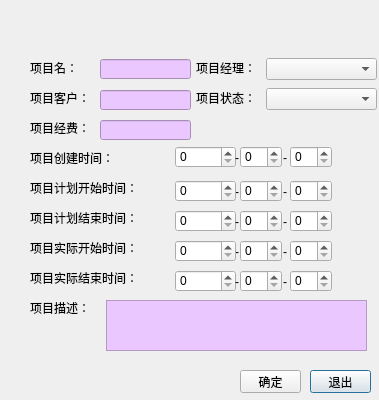
<?xml version="1.0" encoding="UTF-8"?>
<ui version="4.0">
 <class>AddProject</class>
 <widget class="QDialog" name="AddProject">
  <property name="geometry">
   <rect>
    <x>0</x>
    <y>0</y>
    <width>379</width>
    <height>400</height>
   </rect>
  </property>
  <property name="windowTitle">
   <string>Dialog</string>
  </property>
  <property name="styleSheet">
   <string notr="true">QDialog#AddProject{
	background-image:url(img/addproject.jpg);
}
QTextEdit{
	background-color:rgb(235,199,255);
}  
     
QLineEdit{
	background-color:rgb(235,199,255);
}  
</string>
  </property>
  <widget class="QPushButton" name="BtnCancel">
   <property name="geometry">
    <rect>
     <x>310</x>
     <y>370</y>
     <width>61</width>
     <height>23</height>
    </rect>
   </property>
   <property name="text">
    <string>退出</string>
   </property>
  </widget>
  <widget class="QLabel" name="dailyInfo">
   <property name="geometry">
    <rect>
     <x>20</x>
     <y>370</y>
     <width>161</width>
     <height>21</height>
    </rect>
   </property>
   <property name="styleSheet">
    <string notr="true">font: 75 12pt &quot;黑体&quot;;
color:rgb(255, 0, 0);</string>
   </property>
   <property name="text">
    <string/>
   </property>
  </widget>
  <widget class="QPushButton" name="BtnConfirm">
   <property name="geometry">
    <rect>
     <x>240</x>
     <y>370</y>
     <width>61</width>
     <height>23</height>
    </rect>
   </property>
   <property name="text">
    <string>确定</string>
   </property>
  </widget>
  <widget class="QLabel" name="label">
   <property name="geometry">
    <rect>
     <x>30</x>
     <y>60</y>
     <width>71</width>
     <height>16</height>
    </rect>
   </property>
   <property name="styleSheet">
    <string notr="true">font: 75 11pt &quot;黑体&quot;;
color:rgb(0, 0, 0);</string>
   </property>
   <property name="text">
    <string>项目名：</string>
   </property>
  </widget>
  <widget class="QLabel" name="label_2">
   <property name="geometry">
    <rect>
     <x>30</x>
     <y>90</y>
     <width>71</width>
     <height>16</height>
    </rect>
   </property>
   <property name="styleSheet">
    <string notr="true">font: 75 11pt &quot;黑体&quot;;
color:rgb(0, 0, 0);</string>
   </property>
   <property name="text">
    <string>项目客户：</string>
   </property>
  </widget>
  <widget class="QLabel" name="label_3">
   <property name="geometry">
    <rect>
     <x>30</x>
     <y>300</y>
     <width>71</width>
     <height>16</height>
    </rect>
   </property>
   <property name="styleSheet">
    <string notr="true">font: 75 11pt &quot;黑体&quot;;
color:rgb(0, 0, 0);</string>
   </property>
   <property name="text">
    <string>项目描述：</string>
   </property>
  </widget>
  <widget class="QLabel" name="label_4">
   <property name="geometry">
    <rect>
     <x>30</x>
     <y>120</y>
     <width>71</width>
     <height>16</height>
    </rect>
   </property>
   <property name="styleSheet">
    <string notr="true">font: 75 11pt &quot;黑体&quot;;
color:rgb(0, 0, 0);</string>
   </property>
   <property name="text">
    <string>项目经费：</string>
   </property>
  </widget>
  <widget class="QLabel" name="label_5">
   <property name="geometry">
    <rect>
     <x>196</x>
     <y>60</y>
     <width>71</width>
     <height>16</height>
    </rect>
   </property>
   <property name="styleSheet">
    <string notr="true">font: 75 11pt &quot;黑体&quot;;
color:rgb(0, 0, 0);</string>
   </property>
   <property name="text">
    <string>项目经理：</string>
   </property>
  </widget>
  <widget class="QLabel" name="label_6">
   <property name="geometry">
    <rect>
     <x>196</x>
     <y>90</y>
     <width>71</width>
     <height>16</height>
    </rect>
   </property>
   <property name="styleSheet">
    <string notr="true">font: 75 11pt &quot;黑体&quot;;
color:rgb(0, 0, 0);</string>
   </property>
   <property name="text">
    <string>项目状态：</string>
   </property>
  </widget>
  <widget class="QLabel" name="label_7">
   <property name="geometry">
    <rect>
     <x>30</x>
     <y>180</y>
     <width>141</width>
     <height>16</height>
    </rect>
   </property>
   <property name="styleSheet">
    <string notr="true">font: 75 11pt &quot;黑体&quot;;
color:rgb(0, 0, 0);</string>
   </property>
   <property name="text">
    <string>项目计划开始时间：</string>
   </property>
  </widget>
  <widget class="QLabel" name="label_8">
   <property name="geometry">
    <rect>
     <x>30</x>
     <y>210</y>
     <width>141</width>
     <height>16</height>
    </rect>
   </property>
   <property name="styleSheet">
    <string notr="true">font: 75 11pt &quot;黑体&quot;;
color:rgb(0, 0, 0);</string>
   </property>
   <property name="text">
    <string>项目计划结束时间：</string>
   </property>
  </widget>
  <widget class="QLabel" name="label_9">
   <property name="geometry">
    <rect>
     <x>30</x>
     <y>270</y>
     <width>141</width>
     <height>16</height>
    </rect>
   </property>
   <property name="styleSheet">
    <string notr="true">font: 75 11pt &quot;黑体&quot;;
color:rgb(0, 0, 0);</string>
   </property>
   <property name="text">
    <string>项目实际结束时间：</string>
   </property>
  </widget>
  <widget class="QLabel" name="label_10">
   <property name="geometry">
    <rect>
     <x>30</x>
     <y>240</y>
     <width>141</width>
     <height>16</height>
    </rect>
   </property>
   <property name="styleSheet">
    <string notr="true">font: 75 11pt &quot;黑体&quot;;
color:rgb(0, 0, 0);</string>
   </property>
   <property name="text">
    <string>项目实际开始时间：</string>
   </property>
  </widget>
  <widget class="QLabel" name="label_11">
   <property name="geometry">
    <rect>
     <x>30</x>
     <y>150</y>
     <width>141</width>
     <height>16</height>
    </rect>
   </property>
   <property name="styleSheet">
    <string notr="true">font: 75 11pt &quot;黑体&quot;;
color:rgb(0, 0, 0);</string>
   </property>
   <property name="text">
    <string>项目创建时间：</string>
   </property>
  </widget>
  <widget class="QLineEdit" name="proName">
   <property name="geometry">
    <rect>
     <x>100</x>
     <y>59</y>
     <width>91</width>
     <height>20</height>
    </rect>
   </property>
  </widget>
  <widget class="QLineEdit" name="proClient">
   <property name="geometry">
    <rect>
     <x>100</x>
     <y>90</y>
     <width>91</width>
     <height>20</height>
    </rect>
   </property>
  </widget>
  <widget class="QComboBox" name="proManager">
   <property name="geometry">
    <rect>
     <x>266</x>
     <y>58</y>
     <width>111</width>
     <height>22</height>
    </rect>
   </property>
  </widget>
  <widget class="QComboBox" name="proState">
   <property name="geometry">
    <rect>
     <x>266</x>
     <y>88</y>
     <width>111</width>
     <height>22</height>
    </rect>
   </property>
  </widget>
  <widget class="QLineEdit" name="proCost">
   <property name="geometry">
    <rect>
     <x>100</x>
     <y>120</y>
     <width>91</width>
     <height>20</height>
    </rect>
   </property>
  </widget>
  <widget class="QSpinBox" name="createMonth">
   <property name="geometry">
    <rect>
     <x>240</x>
     <y>146</y>
     <width>42</width>
     <height>22</height>
    </rect>
   </property>
  </widget>
  <widget class="QSpinBox" name="createYear">
   <property name="geometry">
    <rect>
     <x>175</x>
     <y>146</y>
     <width>61</width>
     <height>22</height>
    </rect>
   </property>
  </widget>
  <widget class="QSpinBox" name="createDay">
   <property name="geometry">
    <rect>
     <x>290</x>
     <y>146</y>
     <width>42</width>
     <height>22</height>
    </rect>
   </property>
  </widget>
  <widget class="QLabel" name="label_89">
   <property name="geometry">
    <rect>
     <x>235</x>
     <y>150</y>
     <width>16</width>
     <height>16</height>
    </rect>
   </property>
   <property name="text">
    <string>-</string>
   </property>
  </widget>
  <widget class="QLabel" name="label_90">
   <property name="geometry">
    <rect>
     <x>283</x>
     <y>150</y>
     <width>16</width>
     <height>16</height>
    </rect>
   </property>
   <property name="text">
    <string>-</string>
   </property>
  </widget>
  <widget class="QLabel" name="label_91">
   <property name="geometry">
    <rect>
     <x>235</x>
     <y>184</y>
     <width>16</width>
     <height>16</height>
    </rect>
   </property>
   <property name="text">
    <string>-</string>
   </property>
  </widget>
  <widget class="QSpinBox" name="planStartDay">
   <property name="geometry">
    <rect>
     <x>290</x>
     <y>180</y>
     <width>42</width>
     <height>22</height>
    </rect>
   </property>
  </widget>
  <widget class="QSpinBox" name="planStartMonth">
   <property name="geometry">
    <rect>
     <x>240</x>
     <y>180</y>
     <width>42</width>
     <height>22</height>
    </rect>
   </property>
  </widget>
  <widget class="QLabel" name="label_92">
   <property name="geometry">
    <rect>
     <x>283</x>
     <y>184</y>
     <width>16</width>
     <height>16</height>
    </rect>
   </property>
   <property name="text">
    <string>-</string>
   </property>
  </widget>
  <widget class="QSpinBox" name="planStartYear">
   <property name="geometry">
    <rect>
     <x>175</x>
     <y>180</y>
     <width>61</width>
     <height>22</height>
    </rect>
   </property>
  </widget>
  <widget class="QSpinBox" name="planEndYear">
   <property name="geometry">
    <rect>
     <x>175</x>
     <y>210</y>
     <width>61</width>
     <height>22</height>
    </rect>
   </property>
  </widget>
  <widget class="QSpinBox" name="planEndMonth">
   <property name="geometry">
    <rect>
     <x>240</x>
     <y>210</y>
     <width>42</width>
     <height>22</height>
    </rect>
   </property>
  </widget>
  <widget class="QLabel" name="label_93">
   <property name="geometry">
    <rect>
     <x>283</x>
     <y>214</y>
     <width>16</width>
     <height>16</height>
    </rect>
   </property>
   <property name="text">
    <string>-</string>
   </property>
  </widget>
  <widget class="QLabel" name="label_94">
   <property name="geometry">
    <rect>
     <x>235</x>
     <y>214</y>
     <width>16</width>
     <height>16</height>
    </rect>
   </property>
   <property name="text">
    <string>-</string>
   </property>
  </widget>
  <widget class="QSpinBox" name="planEndDay">
   <property name="geometry">
    <rect>
     <x>290</x>
     <y>210</y>
     <width>42</width>
     <height>22</height>
    </rect>
   </property>
  </widget>
  <widget class="QSpinBox" name="realStartDay">
   <property name="geometry">
    <rect>
     <x>290</x>
     <y>240</y>
     <width>42</width>
     <height>22</height>
    </rect>
   </property>
  </widget>
  <widget class="QLabel" name="label_95">
   <property name="geometry">
    <rect>
     <x>283</x>
     <y>244</y>
     <width>16</width>
     <height>16</height>
    </rect>
   </property>
   <property name="text">
    <string>-</string>
   </property>
  </widget>
  <widget class="QLabel" name="label_96">
   <property name="geometry">
    <rect>
     <x>235</x>
     <y>244</y>
     <width>16</width>
     <height>16</height>
    </rect>
   </property>
   <property name="text">
    <string>-</string>
   </property>
  </widget>
  <widget class="QSpinBox" name="realStartYear">
   <property name="geometry">
    <rect>
     <x>175</x>
     <y>240</y>
     <width>61</width>
     <height>22</height>
    </rect>
   </property>
  </widget>
  <widget class="QSpinBox" name="realStartMonth">
   <property name="geometry">
    <rect>
     <x>240</x>
     <y>240</y>
     <width>42</width>
     <height>22</height>
    </rect>
   </property>
  </widget>
  <widget class="QLabel" name="label_97">
   <property name="geometry">
    <rect>
     <x>283</x>
     <y>274</y>
     <width>16</width>
     <height>16</height>
    </rect>
   </property>
   <property name="text">
    <string>-</string>
   </property>
  </widget>
  <widget class="QSpinBox" name="realEndYear">
   <property name="geometry">
    <rect>
     <x>175</x>
     <y>270</y>
     <width>61</width>
     <height>22</height>
    </rect>
   </property>
  </widget>
  <widget class="QSpinBox" name="realEndDay">
   <property name="geometry">
    <rect>
     <x>290</x>
     <y>270</y>
     <width>42</width>
     <height>22</height>
    </rect>
   </property>
  </widget>
  <widget class="QLabel" name="label_98">
   <property name="geometry">
    <rect>
     <x>235</x>
     <y>274</y>
     <width>16</width>
     <height>16</height>
    </rect>
   </property>
   <property name="text">
    <string>-</string>
   </property>
  </widget>
  <widget class="QSpinBox" name="realEndMonth">
   <property name="geometry">
    <rect>
     <x>240</x>
     <y>270</y>
     <width>42</width>
     <height>22</height>
    </rect>
   </property>
  </widget>
  <widget class="QTextEdit" name="proDescribe">
   <property name="geometry">
    <rect>
     <x>106</x>
     <y>300</y>
     <width>261</width>
     <height>51</height>
    </rect>
   </property>
  </widget>
 </widget>
 <resources/>
 <connections/>
</ui>
